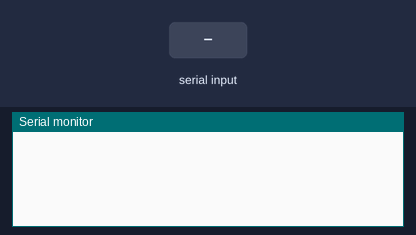
Bench run of a sketch on a simulated Arduino Uno, built with avr-gcc and run on an emulated ATmega328P. Shown: the last lines printed to the serial monitor. The inputs (shaded band) are chosen by the test bench.

Above: at 1.2 s.
1.3 s: "00" received over Serial
At 3.5 s:
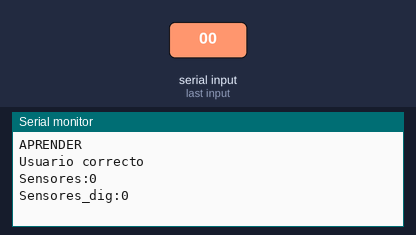
3.8 s: "90,45,200\n" received over Serial
At 5.4 s:
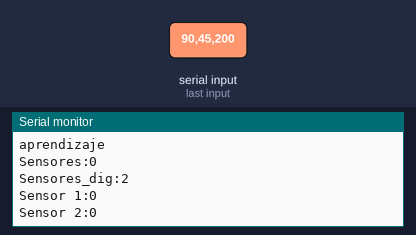
6.3 s: "30,150,10\n" received over Serial
At 8.1 s:
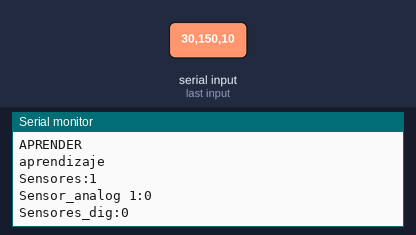
8.8 s: "A90\n" received over Serial
At 10.3 s:
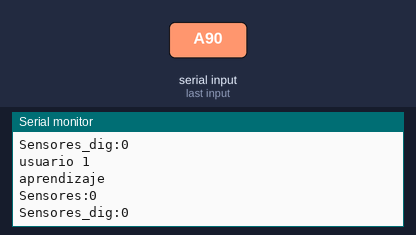

Measured:
- after the input at 1.3 s, the serial monitor: prints a new line after 1.0 s (image 1)
- after the input at 3.8 s, the serial monitor: prints a new line after 1.0 s (image 2)
- after the input at 6.3 s, the serial monitor: prints a new line after 1.0 s (image 3)
- after the input at 8.8 s, the serial monitor: prints a new line after 1.0 s (image 4)

The sketch:

TRAMA_DE_DATOS_CON_METODOS.ino
```cpp
/*CADENA DE DATOS PARA REDES DE SENSORES
 * HACIA NODO PRINCIPAL
 * LA TRAMA CUENTA CON LOS SIGUIENTES DATOS
 * _____________________________
 * A|00|00|00|0|000|A|0|0|A|A| |
 * ¯¯¯¯¯¯¯¯¯¯¯¯¯¯¯¯¯¯¯¯¯¯¯¯¯¯¯¯¯
 *A| IDENTIFICADOR DE CLIENTE
 *00|PRIORIDAD DE ENVIO DE PAQUETES
 *        La Prioridad viene de cambios altos en
 *        los sensores del cliente y es necesario
 *        conocer de mas cerca su estado y comprobar
 *        que no es un error.*se puede ampliar el campo*
 * 00| INDICADOR DE BATERIA
 *        Mediante 4 niveles se indica el valor de la
 *        bateria del cliente para determinar su tiempo
 *        de envio de datos
 * 00| INDICADOR DE ESTADO
 *        Presenta la forma de estados de sleep que pueden tener
 *        o si tiene problemas de lectura
 * 0| INDICADOR DE NUMERO DE SENSORES ANALOGOS
 *        Indica el numero de sensores utilizados en el
 *        cliente para realizar las diferentes lecturas
 * 000| VALOR ANALOGO DE SENSOR
 *        Depende del numero del indicador de numero de
 *        sensores, pueden ser 3 digitos, se recomienda
 *        hasta 5 sensores con un total de 15 digitos.
 * A| INDICADOR DE FIN DE VALOR ANALOGO
 *        Es el fin de lectura de numero por cada valor
 *        analogo traido,  se usa el mismo identificador
 *        de cliente. si se tiene mas sensores, por
 *        cada sensor se tiene un indicador de fin.Ej:
 *        2 sensores: 000A000A
 *        3 sensores: 000A000A000A
 * 0| INDICADOR DE NUMERO DE SENSORES DIGITALES
 *        Indicar el numero de sensores digitales o
 *        estados boleanos de comprobacion que necesitan
 *        es un campo multiuso.
 * 0| VALOR DE SENSOR DIGITAL O INDICADOR DE COMPROBACION
 *        El valor del sensor digital puede ser 1 o 0 para
 *        su lectura, si es de comprobacion se puede usar
 *        otros caracteres de llenado para ser comparados
 *        en el nodo central
 *  A| INDICADOR DE FIN DE VALOR DIGITAL O COMPROBACION
 *        Fin de lectura del valor digital o comprobacion,
 *        se usa el mismo identificador de cliente.
 *        si se tiene mas sensores o comprobadores se usa:
 *        2 sensores: 1A0A
 *        1 sensores, 1 indicador : 1A8A
 * A| FIN DE ENVIO
 *        Comprueba el fin de trama de datos y si el usurio,
 *        en caso de no recibir este dato, el sistema entiende
 *        como error de cx y pedira el reenvio de la trama.
 *  | CAMPO DE FIN DE ENVIO
 *        Para un correcto fin de trama se envia un caracter
 *        que permite reconocer que el buffer esta ya bacio
 */
#include <stdlib.h> // libreria usada para conversion de tipo de dato

int valor_cad;
int valor_dig;
int num_sen;
String cadena;
int a;
int i,j;
int b=8;
int c;
int d;
String dato;
String bateria;
//TRAMA
/*
B00112110B130B21B4BB
B0011009110B130B110B110B110B110B110B110B110B91B4B4B4B4B4B4B4B4BB
*/
void setup() {
Serial.begin(9600);
}

void loop() {


}

void serialEvent (){
  while(Serial.available()) {
     // es necesario enviar un espacio en blanco al terminar la trama
     cadena= Serial.readString();// lectura de string
     a=cadena.length();// determinar tamano de trama
     char buf [a]; //definicion de vector con tamano de trama
     cadena.toCharArray(buf,a);//conversion de un string a un vector
    //evaluacion de clinetes segun identificador
      switch(buf[0]){
        case 'A':
          Serial.println("usuario 1");
          usuario(buf[0],buf[a-2]);
         break;
         case 'B':
         Serial.println("usuario 2");
          usuario(buf[0],buf[a-2]);
          break;
        default:
          Serial.println("APRENDER");
           usuario(buf[0],buf[a-2]);
         break;
      }
      //evaluacion de bateria
    bateria= String(buf[3])+String(buf[4]);// union de caracteres a string
    if(bateria.equals("00"))
       {
         Serial.println("BAT. MAL");
         //instruccion de trama para reenvio
        }
    if(bateria.equals("01"))
       {
        Serial.println("BAT. SOSO");
      }
    if(bateria.equals("11"))
      {
       Serial.println("BAT. BIEN");
      }
      //conversion de datos de sensores tipo string a int
    dato +=(char)buf[7];//conversion de char a string
    num_sen=dato.toInt();// conversion de string a int de # de sensores
    Serial.print("Sensores:");
    Serial.println(num_sen);
    //ciclo de lectura de datos analogos
    for(i=0;i<num_sen;i++){
        valor_cad=atoi(&buf[b]);// conversio de 3 caracteres a int
        Serial.print("Sensor_analog ");
        Serial.print(i+1);
        Serial.print(":");
        Serial.println(valor_cad);
        b=b+4;//conteo para seleccion de posicion de vector

        //insertar en vector y almacenar en microsd
      }
      //reseteo de variables
      c=b;//para deteccion de valores digitales
     b=6;i=0;
     dato="";
     dato+= (char)buf[c];//conversion de string a int de # de sensores
     num_sen=dato.toInt();// # de sensores digitales
     Serial.print("Sensores_dig:");
     Serial.println(num_sen);
     //ciclo de lectura de valores digitales
     d=c+1;
     for(;i<num_sen;i++){
          valor_dig=atoi(&buf[d]);
          Serial.print("Sensor ");
          Serial.print(i+1);
           Serial.print(":");
           Serial.println(valor_dig);
          d=d+2;//conteo para seleccion de posicion de vector
      }
      i=0;
      dato="";
    Serial.flush();
  }
 }

 void usuario (char dato_1, char dato_2){
    if(dato_1==dato_2){
      Serial.println("Usuario correcto");
      }
     else
     Serial.println("aprendizaje");
  }
  void conteosensores (){

    }
```
